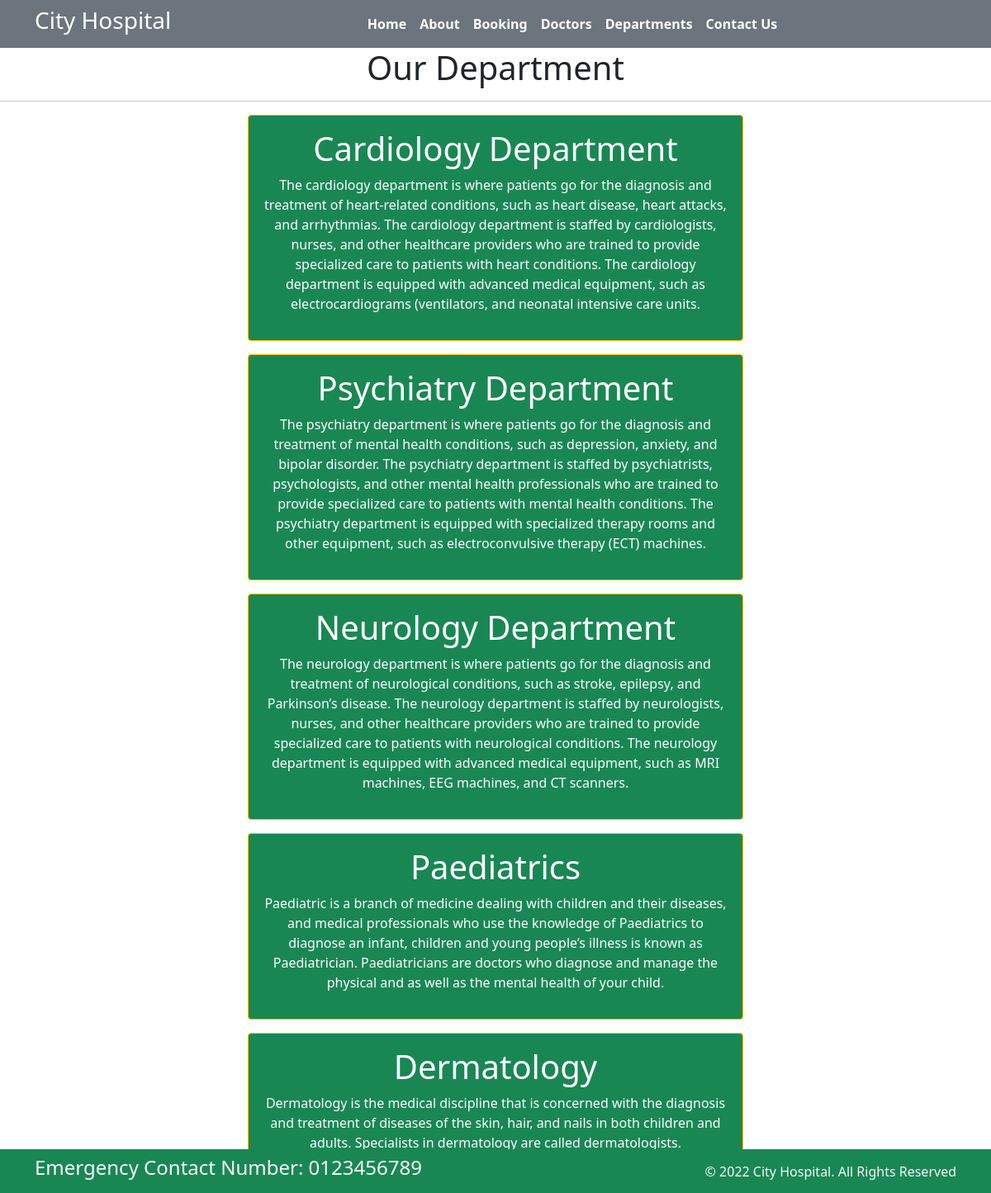
Screenshot of /department with the database file from the repository.
### home/models.py (models this page shows, shortened)
class Departments(models.Model):
    dep_name = models.CharField(max_length=100)
    dep_decription = models.TextField()

### home/views.py (the view)
# urls.py: path('department',views.department,name='department'),
def department(request):
   dict_dept = {
       'dept':Departments.objects.all()
   }
   return render(request,'department.html',dict_dept)

### templates/department.html (shortened to what this page needs)
{% extends 'base.html'%}
{% block content %}
<h1 class="text-center"> Our Department</h1>
<hr>
{% for d in dept %}
<div class="mx-auto w-50 bg-success text-center text-white p-3 my-3 border border-warning rounded">
    <h1>{{d.dep_name}}</h1>
    <p>{{d.dep_decription}}</p>
</div>
{% endfor %}
{% endblock %}

### rows the page displays
Departments: dep_name "Cardiology Department", dep_decription "The cardiology department is where patients go for the diagnosis and treatment of heart-related conditions, such as heart disease, heart attacks, and arrhythmias. The cardiology department is staffed by cardiologists, nurses, and other healthcare providers who are trained to provide specialized care to patients with heart conditions. The cardiology department is equipped with advanced medical equipment, such as electrocardiograms (ventilators, and neonatal intensive care units."
Departments: dep_name "Psychiatry Department", dep_decription "The psychiatry department is where patients go for the diagnosis and treatment of mental health conditions, such as depression, anxiety, and bipolar disorder. The psychiatry department is staffed by psychiatrists, psychologists, and other mental health professionals who are trained to provide specialized care to patients with mental health conditions. The psychiatry department is equipped with specialized therapy rooms and other equipment, such as electroconvulsive therapy (ECT) machines."
Departments: dep_name "Neurology Department", dep_decription "The neurology department is where patients go for the diagnosis and treatment of neurological conditions, such as stroke, epilepsy, and Parkinson’s disease. The neurology department is staffed by neurologists, nurses, and other healthcare providers who are trained to provide specialized care to patients with neurological conditions. The neurology department is equipped with advanced medical equipment, such as MRI machines, EEG machines, and CT scanners."
Departments: dep_name "Paediatrics", dep_decription "Paediatric is a branch of medicine dealing with children and their diseases, and medical professionals who use the knowledge of Paediatrics to diagnose an infant, children and young people’s illness is known as Paediatrician. Paediatricians are doctors who diagnose and manage the physical and as well as the mental health of your child."
Departments: dep_name "Dermatology", dep_decription "Dermatology is the medical discipline that is concerned with the diagnosis and treatment of diseases of the skin, hair, and nails in both children and adults. Specialists in dermatology are called dermatologists."
